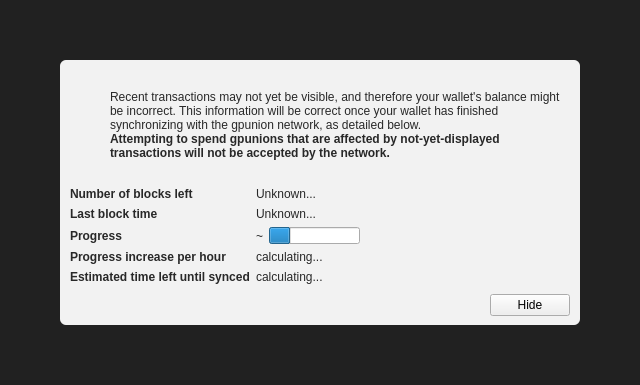
<?xml version="1.0" encoding="UTF-8"?>
<ui version="4.0">
 <class>ModalOverlay</class>
 <widget class="ModalOverlay" name="ModalOverlay">
  <property name="geometry">
   <rect>
    <x>0</x>
    <y>0</y>
    <width>640</width>
    <height>385</height>
   </rect>
  </property>
  <property name="windowTitle">
   <string>Form</string>
  </property>
  <layout class="QVBoxLayout" name="verticalLayout" stretch="0">
   <property name="sizeConstraint">
    <enum>QLayout::SetDefaultConstraint</enum>
   </property>
   <property name="leftMargin">
    <number>0</number>
   </property>
   <property name="topMargin">
    <number>0</number>
   </property>
   <property name="rightMargin">
    <number>0</number>
   </property>
   <property name="bottomMargin">
    <number>0</number>
   </property>
   <item>
    <widget class="QWidget" name="bgWidget" native="true">
     <property name="styleSheet">
      <string notr="true">#bgWidget { background: rgba(0,0,0,220); }</string>
     </property>
     <layout class="QVBoxLayout" name="verticalLayoutMain" stretch="1">
      <property name="leftMargin">
       <number>60</number>
      </property>
      <property name="topMargin">
       <number>60</number>
      </property>
      <property name="rightMargin">
       <number>60</number>
      </property>
      <property name="bottomMargin">
       <number>60</number>
      </property>
      <item>
       <widget class="QWidget" name="contentWidget" native="true">
        <property name="styleSheet">
         <string notr="true">#contentWidget { background: rgba(255,255,255,240); border-radius: 6px; }

QLabel { color: rgb(40,40,40);  }</string>
        </property>
        <layout class="QVBoxLayout" name="verticalLayoutSub" stretch="1,0,0,0">
         <property name="spacing">
          <number>0</number>
         </property>
         <property name="leftMargin">
          <number>10</number>
         </property>
         <property name="topMargin">
          <number>10</number>
         </property>
         <property name="rightMargin">
          <number>10</number>
         </property>
         <property name="bottomMargin">
          <number>10</number>
         </property>
         <item>
          <layout class="QHBoxLayout" name="horizontalLayoutIconText" stretch="0,1">
           <property name="topMargin">
            <number>20</number>
           </property>
           <item>
            <layout class="QVBoxLayout" name="verticalLayoutIcon">
             <property name="leftMargin">
              <number>0</number>
             </property>
             <item>
              <widget class="QPushButton" name="warningIcon">
               <property name="enabled">
                <bool>false</bool>
               </property>
               <property name="text">
                <string/>
               </property>
               <property name="icon">
                <iconset>
                 <normaloff>:/icons/warning</normaloff>
                 <disabledoff>:/icons/warning</disabledoff>:/icons/warning</iconset>
               </property>
               <property name="iconSize">
                <size>
                 <width>48</width>
                 <height>48</height>
                </size>
               </property>
               <property name="flat">
                <bool>true</bool>
               </property>
              </widget>
             </item>
             <item>
              <spacer name="verticalSpacerWarningIcon">
               <property name="orientation">
                <enum>Qt::Vertical</enum>
               </property>
               <property name="sizeHint" stdset="0">
                <size>
                 <width>20</width>
                 <height>40</height>
                </size>
               </property>
              </spacer>
             </item>
            </layout>
           </item>
           <item>
            <layout class="QVBoxLayout" name="verticalLayoutInfoText">
             <property name="leftMargin">
              <number>0</number>
             </property>
             <property name="topMargin">
              <number>0</number>
             </property>
             <item>
              <widget class="QLabel" name="infoText">
               <property name="text">
                <string>Recent transactions may not yet be visible, and therefore your wallet's balance might be incorrect. This information will be correct once your wallet has finished synchronizing with the gpunion network, as detailed below.</string>
               </property>
               <property name="textFormat">
                <enum>Qt::RichText</enum>
               </property>
               <property name="wordWrap">
                <bool>true</bool>
               </property>
              </widget>
             </item>
             <item>
              <widget class="QLabel" name="infoTextStrong">
               <property name="font">
                <font>
                 <weight>75</weight>
                 <bold>true</bold>
                </font>
               </property>
               <property name="text">
                <string>Attempting to spend gpunions that are affected by not-yet-displayed transactions will not be accepted by the network.</string>
               </property>
               <property name="textFormat">
                <enum>Qt::RichText</enum>
               </property>
               <property name="wordWrap">
                <bool>true</bool>
               </property>
              </widget>
             </item>
             <item>
              <spacer name="verticalSpacerInTextSpace">
               <property name="orientation">
                <enum>Qt::Vertical</enum>
               </property>
               <property name="sizeHint" stdset="0">
                <size>
                 <width>20</width>
                 <height>40</height>
                </size>
               </property>
              </spacer>
             </item>
            </layout>
           </item>
          </layout>
         </item>
         <item>
          <spacer name="verticalSpacerAfterText">
           <property name="orientation">
            <enum>Qt::Vertical</enum>
           </property>
           <property name="sizeHint" stdset="0">
            <size>
             <width>20</width>
             <height>40</height>
            </size>
           </property>
          </spacer>
         </item>
         <item>
          <layout class="QFormLayout" name="formLayout">
           <property name="fieldGrowthPolicy">
            <enum>QFormLayout::FieldsStayAtSizeHint</enum>
           </property>
           <property name="horizontalSpacing">
            <number>6</number>
           </property>
           <property name="verticalSpacing">
            <number>6</number>
           </property>
           <property name="topMargin">
            <number>10</number>
           </property>
           <item row="0" column="0">
            <widget class="QLabel" name="labelNumberOfBlocksLeft">
             <property name="font">
              <font>
               <weight>75</weight>
               <bold>true</bold>
              </font>
             </property>
             <property name="text">
              <string>Number of blocks left</string>
             </property>
            </widget>
           </item>
           <item row="0" column="1">
            <widget class="QLabel" name="numberOfBlocksLeft">
             <property name="text">
              <string>Unknown...</string>
             </property>
            </widget>
           </item>
           <item row="1" column="0">
            <widget class="QLabel" name="labelLastBlockTime">
             <property name="font">
              <font>
               <weight>75</weight>
               <bold>true</bold>
              </font>
             </property>
             <property name="text">
              <string>Last block time</string>
             </property>
            </widget>
           </item>
           <item row="1" column="1">
            <widget class="QLabel" name="newestBlockDate">
             <property name="sizePolicy">
              <sizepolicy hsizetype="Maximum" vsizetype="Preferred">
               <horstretch>0</horstretch>
               <verstretch>0</verstretch>
              </sizepolicy>
             </property>
             <property name="text">
              <string>Unknown...</string>
             </property>
            </widget>
           </item>
           <item row="2" column="0">
            <widget class="QLabel" name="labelSyncDone">
             <property name="font">
              <font>
               <weight>75</weight>
               <bold>true</bold>
              </font>
             </property>
             <property name="text">
              <string>Progress</string>
             </property>
            </widget>
           </item>
           <item row="2" column="1">
            <layout class="QHBoxLayout" name="horizontalLayoutSync" stretch="0,1">
             <item>
              <widget class="QLabel" name="percentageProgress">
               <property name="text">
                <string notr="true">~</string>
               </property>
              </widget>
             </item>
             <item>
              <widget class="QProgressBar" name="progressBar">
               <property name="value">
                <number>24</number>
               </property>
               <property name="format">
                <string/>
               </property>
              </widget>
             </item>
            </layout>
           </item>
           <item row="4" column="0">
            <widget class="QLabel" name="labelProgressIncrease">
             <property name="font">
              <font>
               <weight>75</weight>
               <bold>true</bold>
              </font>
             </property>
             <property name="text">
              <string>Progress increase per hour</string>
             </property>
            </widget>
           </item>
           <item row="4" column="1">
            <widget class="QLabel" name="progressIncreasePerH">
             <property name="text">
              <string>calculating...</string>
             </property>
            </widget>
           </item>
           <item row="5" column="0">
            <widget class="QLabel" name="labelEstimatedTimeLeft">
             <property name="font">
              <font>
               <weight>75</weight>
               <bold>true</bold>
              </font>
             </property>
             <property name="text">
              <string>Estimated time left until synced</string>
             </property>
            </widget>
           </item>
           <item row="5" column="1">
            <widget class="QLabel" name="expectedTimeLeft">
             <property name="text">
              <string>calculating...</string>
             </property>
            </widget>
           </item>
          </layout>
         </item>
         <item>
          <layout class="QHBoxLayout" name="horizontalLayoutButtons">
           <property name="leftMargin">
            <number>10</number>
           </property>
           <property name="topMargin">
            <number>10</number>
           </property>
           <item>
            <spacer name="horizontalSpacer">
             <property name="orientation">
              <enum>Qt::Horizontal</enum>
             </property>
             <property name="sizeHint" stdset="0">
              <size>
               <width>40</width>
               <height>20</height>
              </size>
             </property>
            </spacer>
           </item>
           <item>
            <widget class="QPushButton" name="closeButton">
             <property name="text">
              <string>Hide</string>
             </property>
            </widget>
           </item>
          </layout>
         </item>
        </layout>
       </widget>
      </item>
     </layout>
    </widget>
   </item>
  </layout>
 </widget>
 <customwidgets>
  <customwidget>
   <class>ModalOverlay</class>
   <extends>QWidget</extends>
   <header>modaloverlay.h</header>
   <container>1</container>
  </customwidget>
 </customwidgets>
 <resources/>
 <connections/>
</ui>
